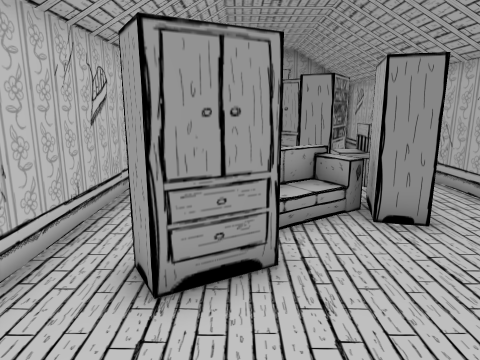
View 1 (above)

16 first-person views from a walk through a Unity game level. The camera is 1.4 m above the floor, tilts 12° down and sees 70° across. The floor is counted in squares, 0.6 m on a side. Each view is taken from the middle of a square. On the plan, view 1 faces up. The plan holds only what a view shows up to about 20 squares ahead; the rest is blank. The place goes on beyond the plan. The player character is not drawn.

View 2
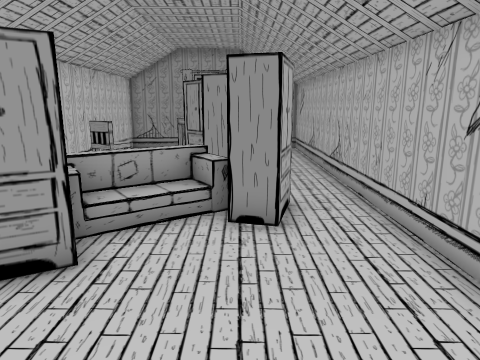

View 3
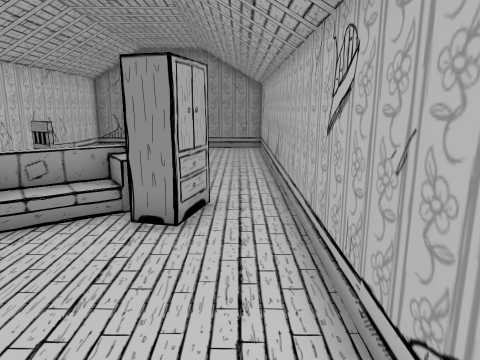

View 4
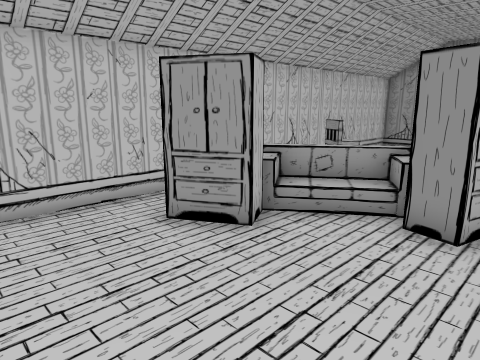

View 5
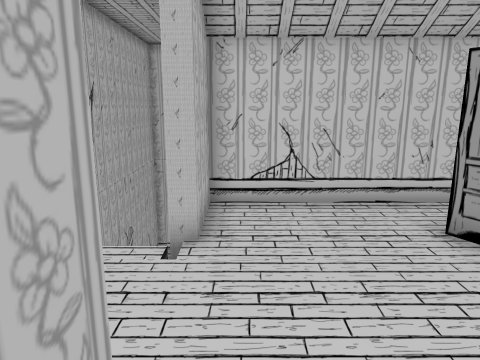

View 6
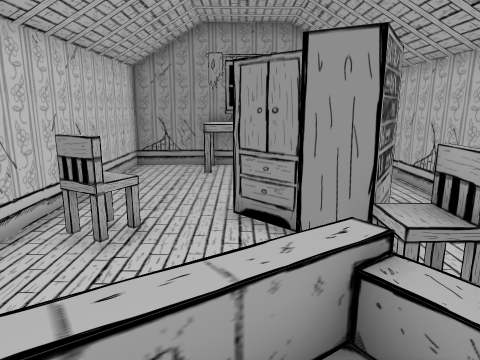

View 7
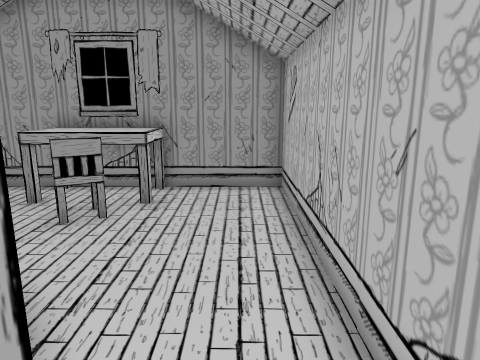

View 8
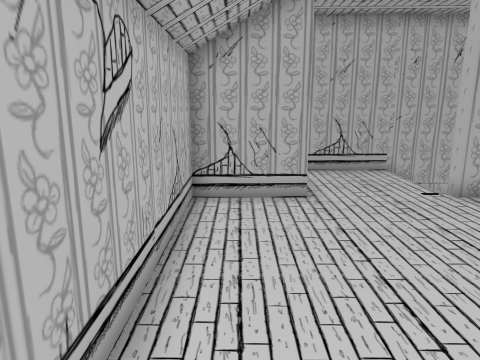

View 9
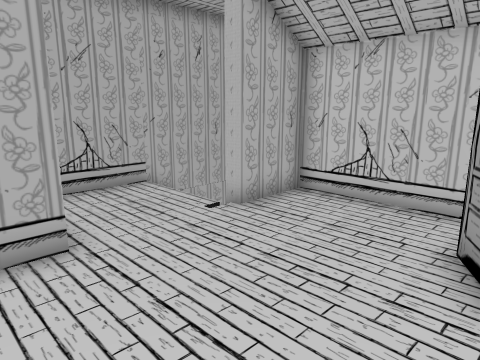

View 10
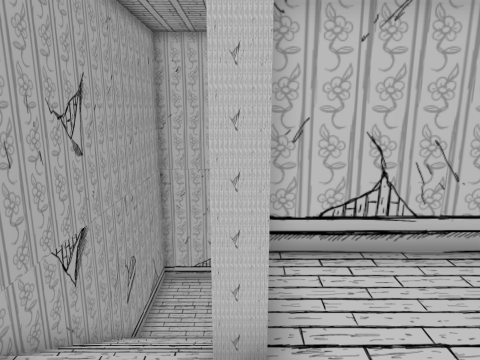

View 11
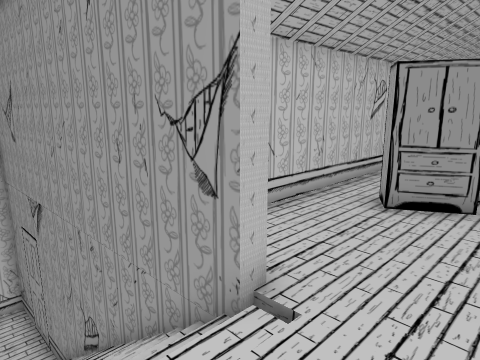

View 12
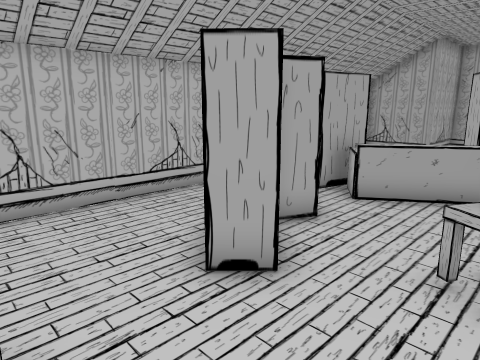

View 13
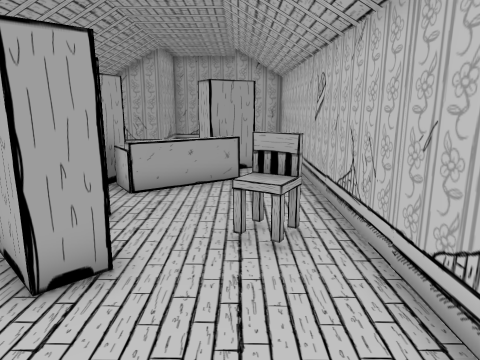

View 14
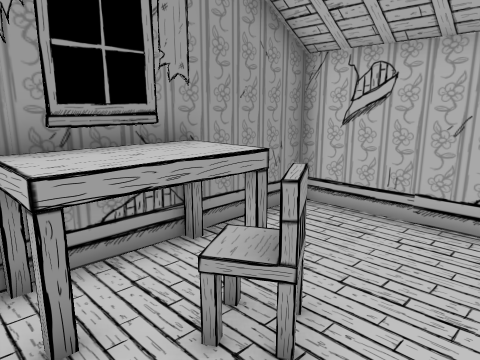

View 15
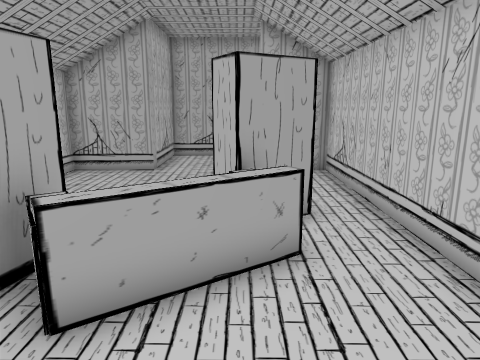

View 16
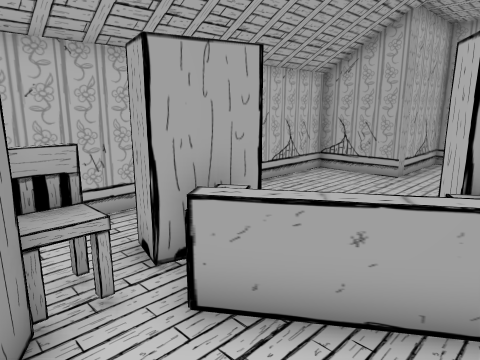

### Floor plan
Key: @ floor where view 1 was taken; # wall or solid block; . main floor; - floor 3.5 m lower than the main floor; / step, stairs or slope; v drop or lower ground; W wardrobe; B bookshelf; C chair; S sofa; T table; O other object.
Columns run from 14 left of view 1 to 6 right of it. Each row starts with its distance up from view 1.
 20            ##########
 19            #..TTTT..#
 18            #..TCC...#
 17            #...CC...#
 16            #........#
 15            #........#
 14            #...WW...#
 13            #...WWW..#
 12            #CC..BBB.#
 11            #....BB..#
 10            #.....CC.#
  9            #.....C..#
  8            #...vOWW.#
  7            #.vOO.WW.#
  6            #..S.....#
  5            #.WW.....#
  4            #.WW.....#
  3            #........#
  2            #........#
  1            #........#
  0            #..@.....#
 -1 ##############...####
 -2 #----/////////...#
 -3 #----///////  ...#
 -4 #----///////  ...#
 -5 ##################

Positions as (right, up) in squares from view 1, and headings:
1: (0, 0), facing up
2: (3, 0), facing up
3: (5, 0), facing up
4: (5, 0), facing up-left
5: (5, 0), facing left
6: (1, 6), facing up
7: (5, 10), facing up
8: (5, 8), facing down
9: (5, 5), facing down-left
10: (2, -1), facing left
11: (2, -4), facing up-left
12: (-2, 17), facing down-right
13: (-1, 18), facing down
14: (-1, 15), facing up-right
15: (0, 12), facing down
16: (-1, 11), facing down-right
